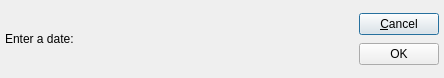
<?xml version="1.0" encoding="UTF-8"?>
<ui version="4.0">
 <comment>This file is part of the xTuple ERP: PostBooks Edition, a free and
open source Enterprise Resource Planning software suite,
Copyright (c) 1999-2019 by OpenMFG LLC, d/b/a xTuple.
It is licensed to you under the Common Public Attribution License
version 1.0, the full text of which (including xTuple-specific Exhibits)
is available at www.xtuple.com/CPAL.  By using this software, you agree
to be bound by its terms.</comment>
 <class>XDateInputDialog</class>
 <widget class="QDialog" name="XDateInputDialog">
  <property name="geometry">
   <rect>
    <x>0</x>
    <y>0</y>
    <width>444</width>
    <height>78</height>
   </rect>
  </property>
  <property name="windowTitle">
   <string>Enter a Date</string>
  </property>
  <layout class="QVBoxLayout">
   <property name="spacing">
    <number>0</number>
   </property>
   <property name="margin">
    <number>5</number>
   </property>
   <item>
    <layout class="QHBoxLayout">
     <property name="spacing">
      <number>7</number>
     </property>
     <property name="margin">
      <number>0</number>
     </property>
     <item>
      <widget class="QLabel" name="_label">
       <property name="text">
        <string>Enter a date:</string>
       </property>
      </widget>
     </item>
     <item>
      <widget class="DLineEdit" name="_date"/>
     </item>
     <item>
      <spacer>
       <property name="orientation">
        <enum>Qt::Horizontal</enum>
       </property>
       <property name="sizeHint" stdset="0">
        <size>
         <width>40</width>
         <height>20</height>
        </size>
       </property>
      </spacer>
     </item>
     <item>
      <layout class="QVBoxLayout">
       <property name="spacing">
        <number>0</number>
       </property>
       <property name="margin">
        <number>0</number>
       </property>
       <item>
        <widget class="QPushButton" name="_close">
         <property name="focusPolicy">
          <enum>Qt::StrongFocus</enum>
         </property>
         <property name="text">
          <string>&amp;Cancel</string>
         </property>
        </widget>
       </item>
       <item>
        <widget class="QPushButton" name="_ok">
         <property name="focusPolicy">
          <enum>Qt::StrongFocus</enum>
         </property>
         <property name="text">
          <string>OK</string>
         </property>
        </widget>
       </item>
       <item>
        <spacer>
         <property name="orientation">
          <enum>Qt::Vertical</enum>
         </property>
         <property name="sizeType">
          <enum>QSizePolicy::Preferred</enum>
         </property>
         <property name="sizeHint" stdset="0">
          <size>
           <width>10</width>
           <height>0</height>
          </size>
         </property>
        </spacer>
       </item>
      </layout>
     </item>
    </layout>
   </item>
  </layout>
 </widget>
 <layoutdefault spacing="6" margin="11"/>
 <customwidgets>
  <customwidget>
   <class>DLineEdit</class>
   <extends>QWidget</extends>
   <header>datecluster.h</header>
   <container>1</container>
  </customwidget>
 </customwidgets>
 <tabstops>
  <tabstop>_date</tabstop>
  <tabstop>_ok</tabstop>
  <tabstop>_close</tabstop>
 </tabstops>
 <resources/>
 <connections>
  <connection>
   <sender>_close</sender>
   <signal>clicked()</signal>
   <receiver>XDateInputDialog</receiver>
   <slot>reject()</slot>
   <hints>
    <hint type="sourcelabel">
     <x>20</x>
     <y>20</y>
    </hint>
    <hint type="destinationlabel">
     <x>20</x>
     <y>20</y>
    </hint>
   </hints>
  </connection>
  <connection>
   <sender>_ok</sender>
   <signal>clicked()</signal>
   <receiver>XDateInputDialog</receiver>
   <slot>accept()</slot>
   <hints>
    <hint type="sourcelabel">
     <x>481</x>
     <y>148</y>
    </hint>
    <hint type="destinationlabel">
     <x>264</x>
     <y>133</y>
    </hint>
   </hints>
  </connection>
 </connections>
</ui>
